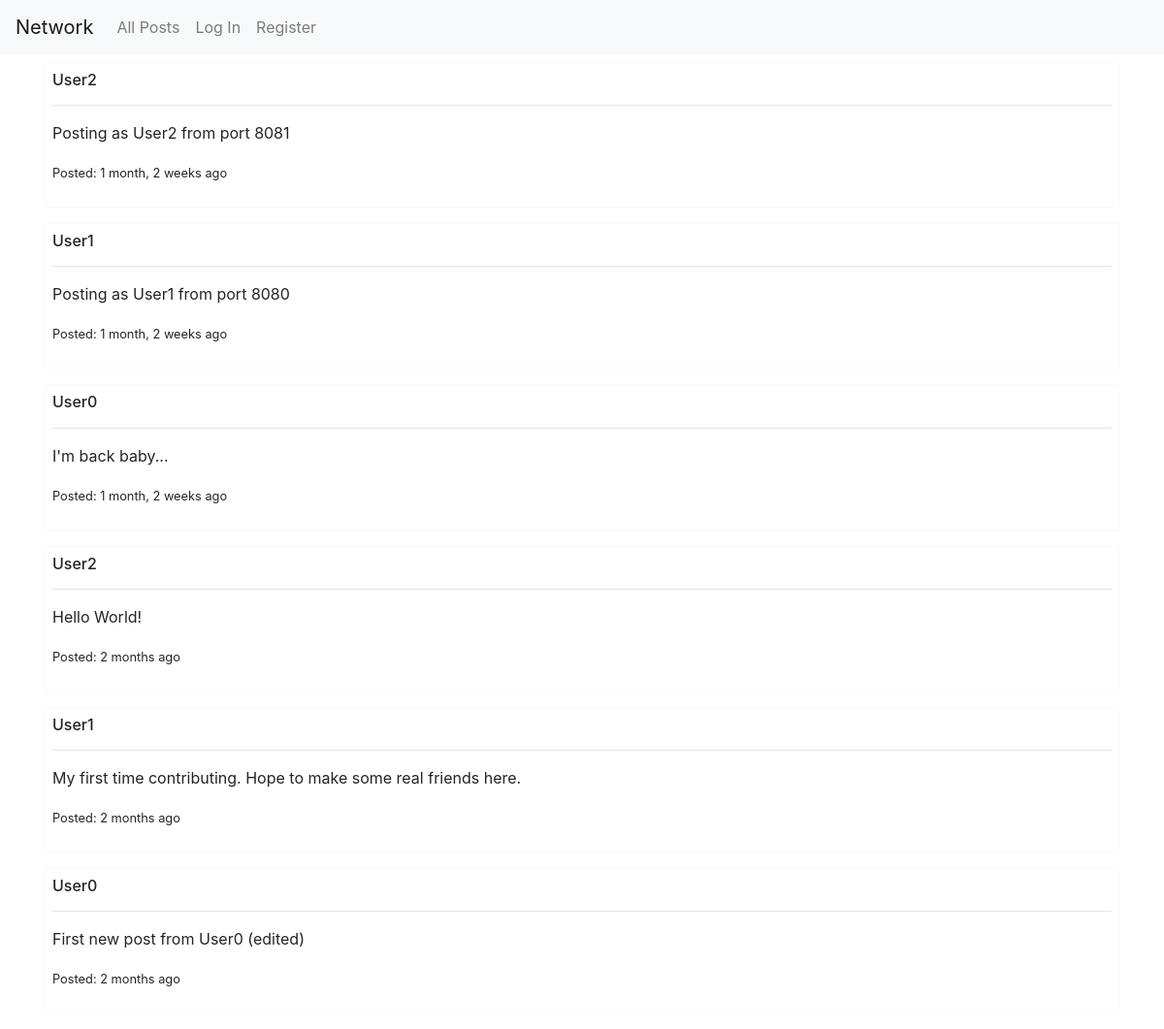
The page / on the database its author committed.
### network/models.py (models this page shows, shortened)
class Post(models.Model):
    author = models.ForeignKey(User, on_delete=models.CASCADE, related_name="posts")
    date_posted = models.DateTimeField(default=timezone.now)
    content = models.TextField()
    likes = models.ManyToManyField(User, blank=True)

class User(AbstractUser):
    pass

### network/views.py (the view)
# urls.py: path("", views.index, name="index"),
def index(request):
    posts = Post.objects.all().order_by("-date_posted")
    return render(request, "network/index.html", {
        "posts": posts
    })

### network/templates/network/index.html (shortened to what this page needs)
{% extends "network/layout.html" %}
{% load static %}
{% block body %}
{% if user.is_authenticated %}
<div class="container-sm">
    <h4>All posts</h4>
    <a class="btn btn-sm btn-primary mb-2 mt-2" href="{% url 'create' %}">Share your thoughts</a>
    {% for post in posts %}
    <div class="border border-light rounded pl-2 pr-2 pt-2 pb-2 mb-3">
        <h6> <a href="{% url 'profile' post.author.id %}">{{ post.author }}</a> </h6>
        <hr>
        <p data-post-content-id="{{ post.id }}" id="post-content-{{ post.id }}">{{ post.content }}</p>
        <div class="form-group mt-2 edit-div" id="edit-div-{{ post.id }}" data-edit-div-id="{{ post.id }}"
            style="display: none;">
            <textarea data-edit-area-id="{{ post.id }}" class="form-control"> </textarea>
            <span>
                <button class="btn btn-sm btn-success mt-2 save-edit" id="save-edit-{{ post.id }}"
                    data-save-edit-id="{{ post.id }}" style="display: inline;">Save</button>
                <button class="btn btn-danger btn-sm mt-2 close-edit" id="close-edit-{{ post.id }}"
                    data-close-edit-id="{{ post.id }}" style="display: inline;">Close</button>
            </span>
        </div>
        <p><small> Posted: {{ post.date_posted|timesince }} ago</small></p>
        <span>
            {% if request.user.id == post.author.id %}
            <button class="btn btn-sm btn-light mt-2 mb-2 show-edit" id="show-edit-{{post.id}}"
                data-edit-id="{{ post.id }}">Edit</button>
            {% endif %}
            {% if request.user not in post.likes.all %}
            <button class="btn btn-success btn-sm toggle-like" data-like-id="{{ post.id }}"
                id="toggle-like-{{ post.id }}">Like</button>
            {% else %}
            <button class="btn btn-danger btn-sm toggle-like" data-like-id="{{ post.id}}"
                id="toggle-like-{{ post.id }}">Unlike</button>
            {% endif %}
            <br>
            <small class="like-count" id="likes-{{ post.id }}" data-likes-id="{{ post.id }}">{{ post.likes.all.count }}</small>
        </span>
    </div>
    {% endfor %}
</div>
{% else %}
{% for post in posts %}
<div class="container-sm mt-2">
    <div class="border border-light rounded pl-2 pr-2 pt-2 pb-2 mb-3">
        <h6>{{ post.author }} </h6>
        <hr>
        <p data-post-content-id="{{ post.id }}" id="post-content-{{ post.id }}">{{ post.content }}</p>
        <p><small> Posted: {{ post.date_posted|timesince }} ago</small></p>
    </div>
</div>
{% endfor %}
{% endif %}
</div>
{% endblock %}

### network/templates/network/layout.html (shortened to what this page needs)
{% load static %}
<!DOCTYPE html>
<html lang="en">
    <head>
        <link rel="stylesheet" href="https://stackpath.bootstrapcdn.com/bootstrap/4.4.1/css/bootstrap.min.css">
        <link href="{% static 'network/styles.css' %}" rel="stylesheet">
    </head>
    <body>
        <nav class="navbar navbar-expand-lg navbar-light bg-light">
            <a class="navbar-brand" href="#">Network</a>
            <div>
              <ul class="navbar-nav mr-auto">
                <li class="nav-item">
                  <a class="nav-link" href="{% url 'index' %}">All Posts</a>
                </li>
                {% if user.is_authenticated %}
                    <li class="nav-item">
                        <a class="nav-link" href="{% url 'following' %}">Following</a>
                    </li>
                    <li class="nav-item">
                        <a class="nav-link" href="{% url 'logout' %}">Log Out</a>
                    </li>
                {% else %}
                    <li class="nav-item">
                        <a class="nav-link" href="{% url 'login' %}">Log In</a>
                    </li>
                    <li class="nav-item">
                        <a class="nav-link" href="{% url 'register' %}">Register</a>
                    </li>
                {% endif %}
              </ul>
            </div>
          </nav>
        <div class="body">
            {% block body %}
            {% endblock %}
    </body>
</html>

### rows shown on the page
Post: author "User2", content "Posting as User2 from port 8081", date_posted "1 month, 2 weeks"
Post: author "User1", content "Posting as User1 from port 8080", date_posted "1 month, 2 weeks"
Post: author "User0", content "I'm back baby...", date_posted "1 month, 2 weeks"
Post: author "User2", content "Hello World!", date_posted "2 months"
Post: author "User1", content "My first time contributing. Hope to make some real friends here.", date_posted "2 months"
Post: author "User0", content "First new post from User0 (edited)", date_posted "2 months"
